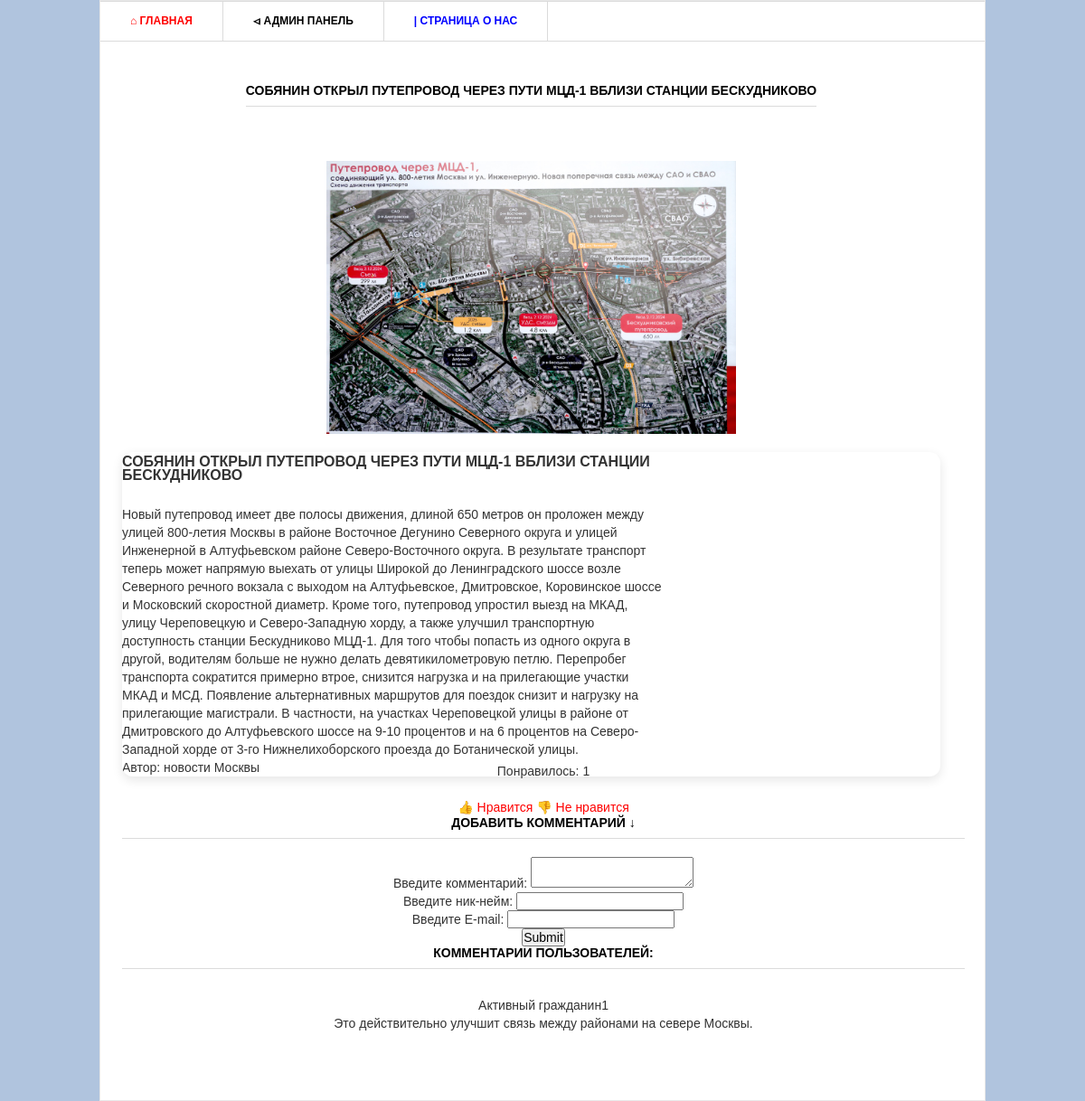
The app's page /5/ with its own data.
### main/models.py (models this page shows, shortened)
class Post(models.Model):
    title = models.CharField('Заголовок записи', max_length=100)
    description = models.TextField('Текст записи')
    author = models.CharField('Имя автора', max_length=100)
    date = models.DateField('Дата размещения')
    img = models.ImageField('Изображения', upload_to='image/%Y')
    tags = models.ManyToManyField(Tag, blank=True)
    class Meta:
        verbose_name = 'Запись'
        verbose_name_plural = 'Записи'

class Comments(models.Model):
    email = models.EmailField()
    name = models.CharField('Имя', max_length=30)
    text_comments = models.TextField('Текст комментария', max_length=300)
    post = models.ForeignKey(Post, verbose_name='Публикация', on_delete=models.CASCADE)
    class Meta:
        verbose_name = 'Комментарий'
        verbose_name_plural = 'Комментарии'

### main/views.py (the view)
# urls.py: path('<int:pk>/', views.PostDetail.as_view()),
class PostDetail(View):
    def get(self, request, pk):
        post = Post.objects.get(id=pk)
        return render(request, 'main/blog_detail.html', {'post': post})

### main/templates/main/blog_detail.html (shortened to what this page needs)
{% load static %}
<html >
<head>
	<link rel="stylesheet" href="{% static 'css/style.css' %}" type="text/css" media="all" />
</head>
<body>
<div class="shell">
	<body style="background-color: #B0C4DE;">
	<div class="border">
		<div id="navigation">
			<ul>
			    <li><a href="/" class="active"> ⌂ Главная</a></li>
			    <li><a href="/admin" class="admin"> ⏿ Админ панель</a></li>
				<li><a href="/about" class="about"> | Страница о нас</a></li>
			</ul>
		</div>
		<div id="main">
			<div id="content" class="left">
				<div class="projects">
					<h3>{{ post.title }}</h3>
                    <img src="{{ post.img.url }}" width="50%" />
					<div class="item">
						<div class="text left">
							<h4>{{ post.title }}</h4>
							<p>{{ post.description }}</p>
							<p>Автор:  {{ post.author }}</p>
						</div>
					</div>
			</div>
		</div>
		<div>
			<br>
			<p>Понравилось: {{ post.likes_set.all.count }}</p>
			<br>
			<a href="{% url 'add_likes' post.id %}">👍 Нравится</a>
			<a href="{% url 'del_likes' post.id %}">👎 Не нравится</a>
		</div>
		<div class="form-comment">
			<h3>Добавить комментарий ↓</h3>
			<div>
				<form action="{% url 'add_comments' post.id %}" method="post">
					<div>
						<label>Введите комментарий:</label>
						<textarea name="text_comments"></textarea>
					</div>
					<div>
						<label>Введите ник-нейм: </label>
						<input type="text" name="name">
					</div>
					<div>
						<label>Введите E-mail: </label>
						<input type="email" name="email">
					</div>
					<div>
						<input type="submit">
					</div>
				</form>
			</div>
		</div>
		<div>
			<h3>Комментарии пользователей:</h3>
			{% for comment in post.comments_set.all %}
			<div class="view-comment">
				<p>{{ comment.name }}</p>
				<p>
					{{ comment.text_comments }}
				</p>
			</div>
			{% endfor %}
		</div>
	</div>
	<div id="footer">
		<p class="copy right">Copyright &copy;  2025 </p>
	</div>
</div>
</body>
</html>

### static/css/style.css (style rules this page uses)
* { margin: 0; padding: 0; outline:0; }
body { font-size: 14px; line-height: 20px; font-family: Georgia, Arial, Helvetica, Sans-Serif; color: #333; background-color: #B0E0E6; 'цвет классный конечно)' }
a { color: #ff0000; text-decoration: none; cursor:pointer; }
input, textarea, select { font-family: Arial, Helvetica, sans-serif; font-size:14px; }
textarea { overflow:auto; }
.left, .alignleft { float: left; display: inline; }
.right, .alignright { float: right; display: inline; }
.shell { width: 980px; margin: 0 auto; width: 980px; margin: 0 auto; background-color: #0077ff; text-align: center; }
.border { border: 1px solid #e8e8e8; background: #fff; position: relative; }
#navigation { height: 43px; border-top: 1px solid #dbdbdb; border-bottom: 1px solid #dbdbdb; }
#navigation ul { list-style: none; }
#navigation ul li { float: left; height: 43px; border-right: 1px solid #dbdbdb; font-size: 12px; line-height: 43px; font-weight: bold; text-transform: uppercase; }
#navigation ul li a { float: left; height: 43px; color: #000; padding: 0 33px; }
#navigation ul li a:hover, #navigation ul li a.active { color: #ff0000; text-decoration: none; }
#navigation ul li a.about { color: #0000FF; text-decoration: none; }
#main { width: 932px; padding: 37px 24px 17px 24px; }
#main h3 { font-size: 14px; line-height: 15px; color: #000; text-transform: uppercase; border-bottom: 1px solid #dbdbdb; padding: 0 0 9px 0; text-align: center; margin-bottom: 20px; }
#content { width: 905px; height: 760px; align-items: center; }
.projects { padding: 10px 0 0 0; display: flex; flex-direction: column; align-items: center; gap: 20px; }
.projects h3 { margin: 0 0 17px 0; }
.projects .item { margin: 0 0 28px 0; max-width: 600px; margin: 0 auto; text-align: left; }
.projects .text { width: 600px; }
.projects .text h4 { font-size: 16px; line-height: 15px; color: #333; text-transform: uppercase; padding: 3px 0 2px 0; }
#footer { font-family: Arial, sans-serif; font-size: 13px; line-height: 14px; color: #FFFFFF; padding: 18px 27px 20px 38px; }
.view-comment { padding: 10px; margin: 10; font-size: 18px border-radius: 15px; }
.shell { background-color: #0077ff; }
.projects .item { width: 100%; max-width: 1800px; max-height: 800px; background: #fff; border-radius: 12px; box-shadow: 0 4px 12px rgba(0,0,0,0.1); overflow: hidden; display: flex; flex-direction: column; }
h2, h4 { color: #333; margin-bottom: 1.5rem; }

### records on screen
Post: title "СОБЯНИН ОТКРЫЛ ПУТЕПРОВОД ЧЕРЕЗ ПУТИ МЦД-1 ВБЛИЗИ СТАНЦИИ БЕСКУДНИКОВО", img (picture), description "Новый путепровод имеет две полосы движения, длиной 650 метров он проложен между улицей 800-летия Москвы в районе Восточное Дегунино Северного округа и улицей Инженерной в Алтуфьевском районе Северо-Восточного округа. В результате транспорт теперь может напрямую выехать от улицы Широкой до Ленинградского шоссе возле Северного речного вокзала с выходом на Алтуфьевское, Дмитровское, Коровинское шоссе и Московский скоростной диаметр. Кроме того, путепровод упростил выезд на МКАД, улицу Череповецкую и Северо-Западную хорду, а также улучшил транспортную доступность станции Бескудниково МЦД-1. Для того чтобы попасть из одного округа в другой, водителям больше не нужно делать девятикилометровую…", author "новости Москвы", likes_set.all.count "1"
Comments: name "Активный гражданин1", text_comments "Это действительно улучшит связь между районами на севере Москвы."
